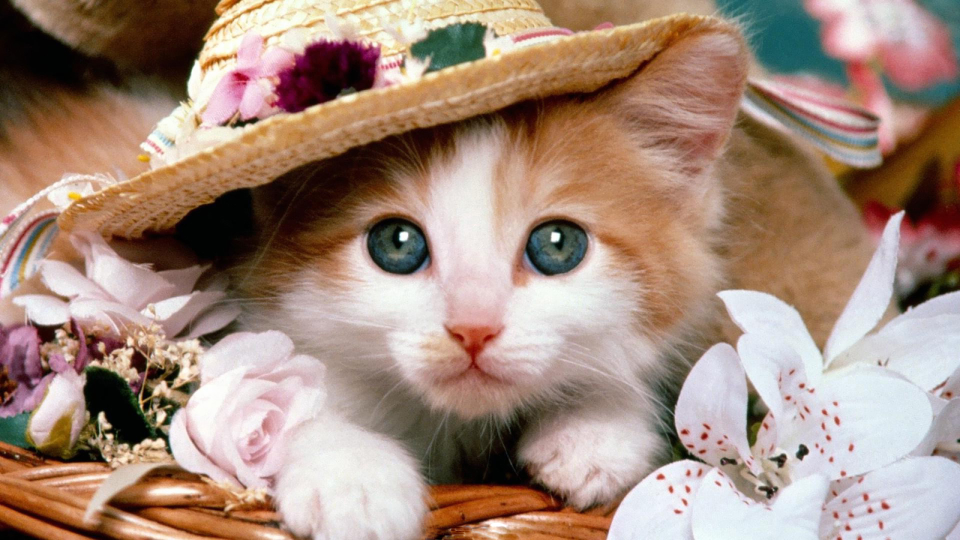
#> input picture Opencv/images/adorable-cat.jpg, 1920 x 1080 px, found by its file name (shown at 1/2 size)
$ python basic_functions.py
#> lines starting #> are read from the running program, lines starting #| are printed output that depends on the picture
### Opencv/openimage.py
# -*- coding: utf-8 -*-
"""
Created on Sun May  9 22:21:15 2021

@author: eagle
"""

import cv2 as cv

def open_image(image):
    try:
        img=cv.imread(image)
#> img is the input picture: shape (1080, 1920, 3); mean B, G, R 124.7, 139.1, 164.6
        return img
    except Exception as e:
        print(e)

### Opencv/basic_functions.py
# -*- coding: utf-8 -*-
"""
Created on Tue May 18 18:03:07 2021

@author: eagle
"""

import cv2 as cv
import openimage
try:
    img=openimage.open_image("C://Users//eagle//OneDrive//Documents//git//python//Tuts//Tuts//Opencv//images//adorable-cat.jpg")
    cv.imshow("cat",img)

    class effects():

        def grayscale():
            ### gray scale
            gray=cv.cvtColor(img,cv.COLOR_BGR2GRAY)
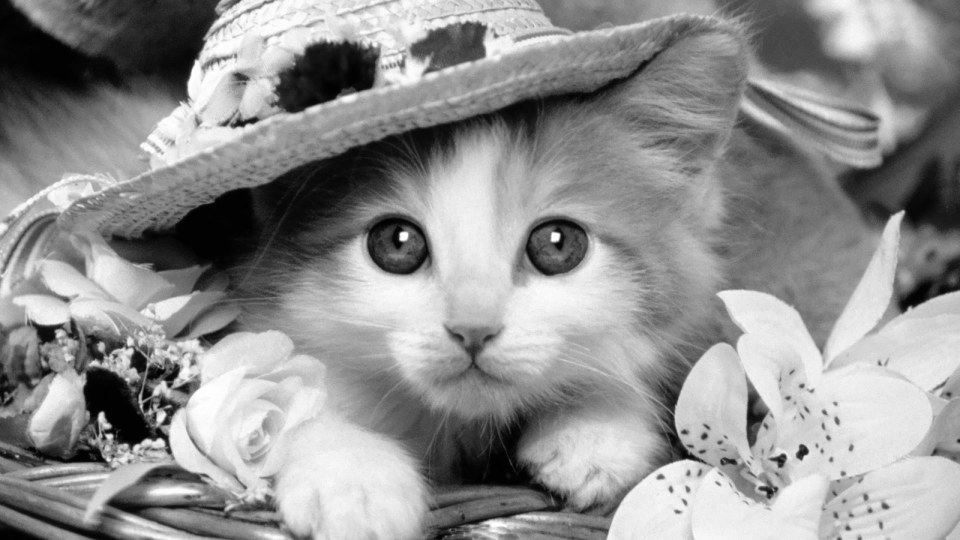
#> gray: shape (1080, 1920) (shown at 1/2 size); min 0, max 255, mean 145.1
            cv.imshow("grayscale",gray)

        def blur():
            #### blur
            blur=cv.GaussianBlur(img,(7,7),cv.BORDER_DEFAULT)
            cv.imshow("blur",blur)
            return blur()

        def canny():
            #### edge cascade
            blur=cv.GaussianBlur(img,(7,7),cv.BORDER_DEFAULT)
            edge=cv.Canny(blur,125,175)
            cv.imshow("canny",edge)

        def dilate():
            ####dilated
            blur=cv.GaussianBlur(img,(7,7),cv.BORDER_DEFAULT)
            edge=cv.Canny(blur,125,175)
            dilated=cv.dilate(edge,(7,7),iterations=3)
            cv.imshow("dilate",dilated)

        def erode():
            ### erode
            blur=cv.GaussianBlur(img,(7,7),cv.BORDER_DEFAULT)
            edge=cv.Canny(blur,125,175)
            dilated=cv.dilate(edge,(7,7),iterations=3)
            erode=cv.erode(dilated,(3,3),iterations=1)
            cv.imshow("erode",erode)

        def resize():
            #### resize
            resize=cv.resize(img,(500,500),interpolation=cv.INTER_CUBIC)
            cv.imshow("resize",resize)
        def crop():
            ### cropping
            crop=img[20:200,200:400]
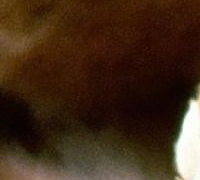
#> crop: shape (180, 200, 3); mean B, G, R 24.4, 42.4, 64.6
            cv.imshow("crop",crop)

    effects.grayscale()
    effects.crop()
    cv.waitKey(0)

except Exception as e:
    print(e)

$ run again, with Opencv/images/1.JPG copied over Opencv/images/adorable-cat.jpg
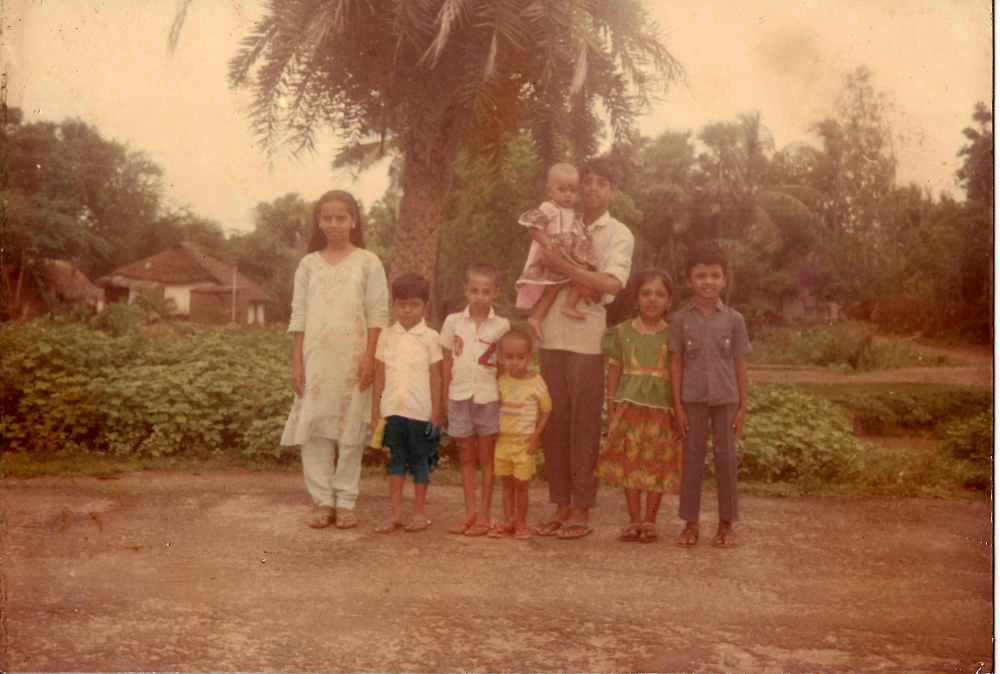
#> input picture Opencv/images/1.JPG, 3000 x 2022 px, found by its file name (shown at 1/3 size)
#> in open_image, img is the input picture: shape (2022, 3000, 3); mean B, G, R 78.3, 111.7, 159
#> in grayscale, `gray=cv.cvtColor(img,cv.COLOR_BGR2GRAY)`:
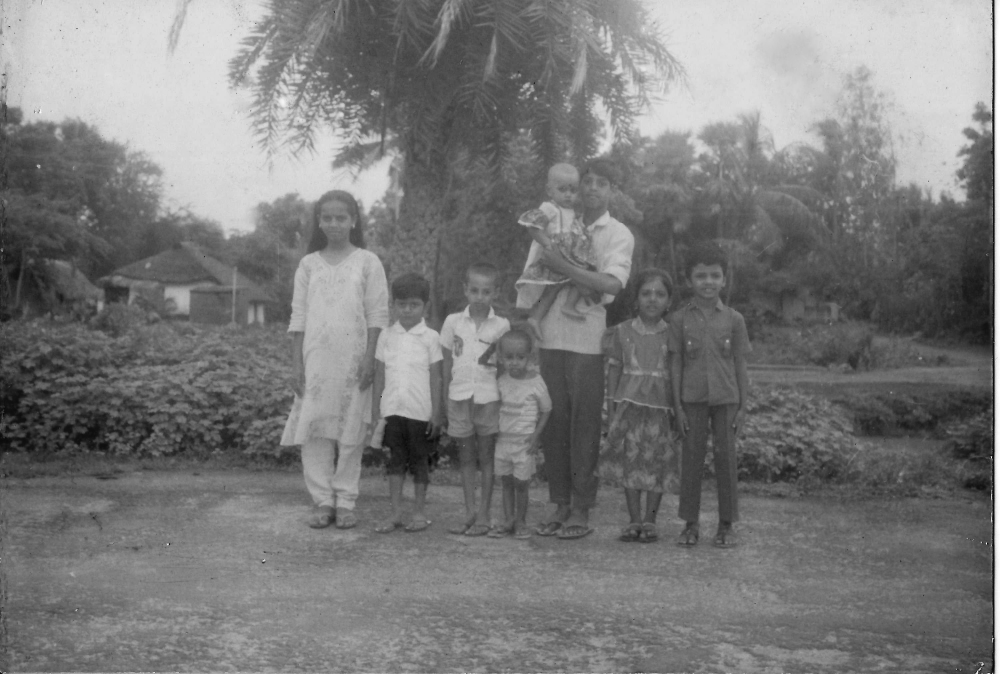
#> gray: shape (2022, 3000) (shown at 1/3 size); min 0, max 255, mean 122
#> in crop, `crop=img[20:200,200:400]`:
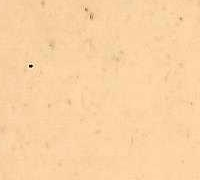
#> crop: shape (180, 200, 3); mean B, G, R 163.6, 209.6, 250.2

$ run again, with Opencv/images/3.jpg copied over Opencv/images/adorable-cat.jpg
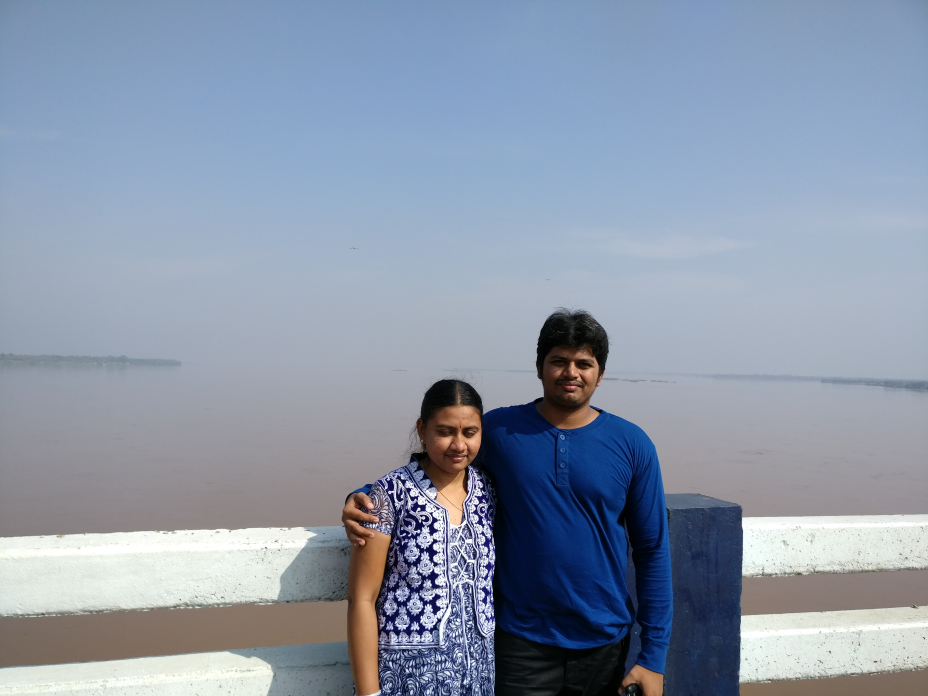
#> input picture Opencv/images/3.jpg, 4640 x 3480 px, found by its file name (shown at 1/5 size)
#> in open_image, img is the input picture: shape (3480, 4640, 3); mean B, G, R 170, 151.8, 140
#> in grayscale, `gray=cv.cvtColor(img,cv.COLOR_BGR2GRAY)`:
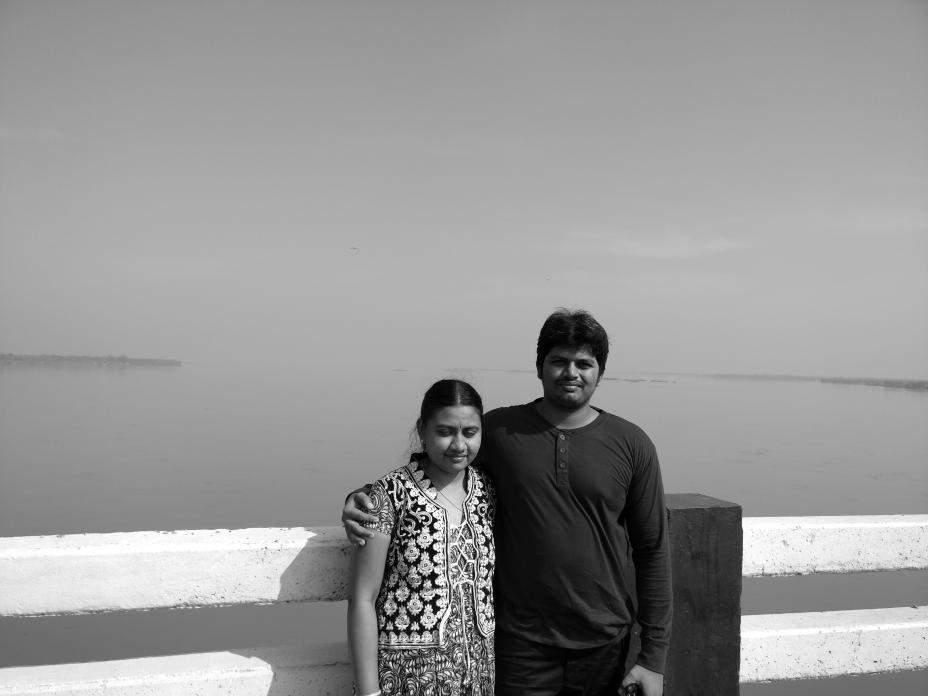
#> gray: shape (3480, 4640) (shown at 1/5 size); min 0, max 255, mean 150.3
#> in crop, `crop=img[20:200,200:400]`:
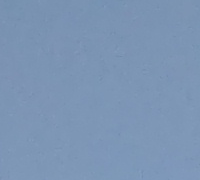
#> crop: shape (180, 200, 3); mean B, G, R 180.5, 149.2, 124.3
